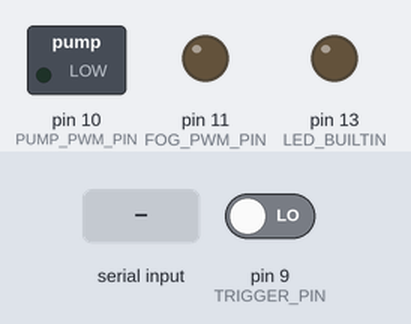
Simulated run of this sketch. Board: Arduino Uno, built with avr-gcc and run on an emulated ATmega328P. Parts: switched loads named in the sketch (green lamp = pin HIGH), output pins drawn as LEDs (lit = HIGH). The test bench sets the inputs (shaded band); at power-on: pin 9 (TRIGGER_PIN) LOW. EEPROM starts erased; what the sketch prints to the serial monitor is not drawn.

Above: at 2.1 s.
2.2 s: pin 9 (TRIGGER_PIN) driven HIGH
At 3.1 s:
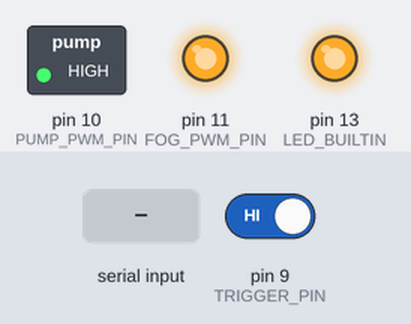
3.7 s: "p90\n" received over Serial
At 4.4 s:
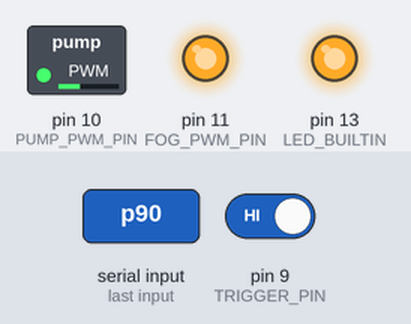
5.2 s: "d\n" received over Serial
At 6.0 s:
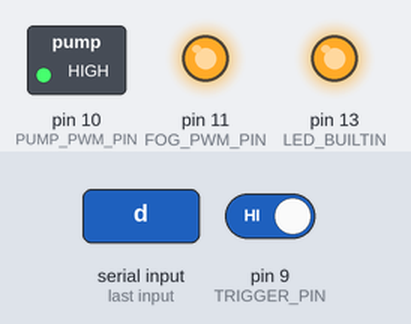
6.7 s: "f90\n" received over Serial
At 7.9 s:
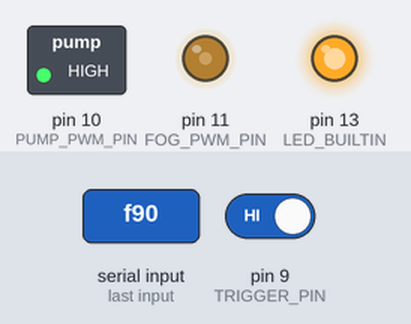
8.2 s: "p,45\n" received over Serial
At 9.1 s:
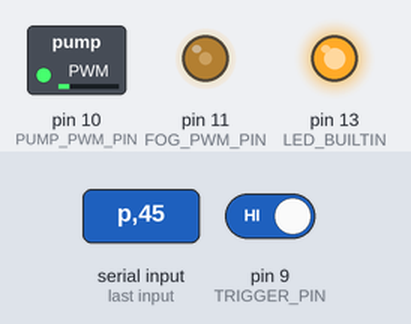
9.7 s: "D\n" received over Serial
At 10.6 s:
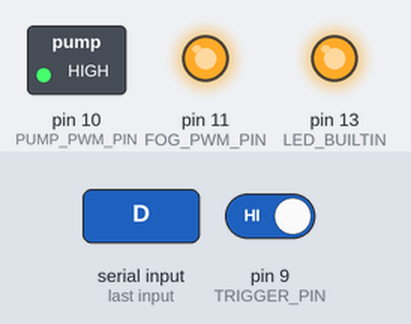
Timing chart, 0 to 18.6 s (numbered marks = the images above; inputs shaded):
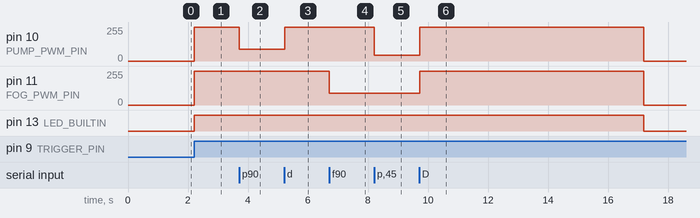

Measured:
- after the input at 2.2 s, pin 10 (PUMP_PWM_PIN), pin 11 (FOG_PWM_PIN): 0/255 → 255/255 at once; pin 13 (LED_BUILTIN): LOW → HIGH at once
- after the input at 3.7 s, pin 10 (PUMP_PWM_PIN): 255/255 → 90/255 at once
- after the input at 5.2 s, pin 10 (PUMP_PWM_PIN): 90/255 → 255/255 at once
- after the input at 6.7 s, pin 11 (FOG_PWM_PIN): 255/255 → 90/255 at once
- after the input at 8.2 s, pin 10 (PUMP_PWM_PIN): 255/255 → 45/255 at once
- after the input at 9.7 s, pin 10 (PUMP_PWM_PIN): 45/255 → 255/255 at once, → 0/255 7.5 s later; pin 11 (FOG_PWM_PIN): 90/255 → 255/255 at once, → 0/255 7.5 s later

The sketch:

fog_controler.ino
```cpp
/*
  Fog Controller

  This program provides control logic for the fogger. Most importantly this keeps the figger from
  running too long and overheating. It also uses the built in eeprom to save setting for pump rate,
  fog rate, max on time, min cooldown time. These settings can be adjusted via serial.

*/
#include <EEPROM.h>

//Pin settings (note Pump and Fog pins PWM enabled pins!)
#define PUMP_PWM_PIN    10
#define FOG_PWM_PIN     11
#define TRIGGER_PIN     9

//Default level and timing settings
#define DEFAULT_PUMP    255
#define MIN_PUMP        0
#define MAX_PUMP        255

#define DEFAULT_FOG     255
#define MIN_FOG         0
#define MAX_FOG         255

#define DEFAULT_RUN     15
#define MIN_RUN         0
#define MAX_RUN         255

#define DEFAULT_COOL    60
#define MIN_COOL        0
#define MAX_COOL        255

//EEPROM memory mapping
#define EEPROM_INIT_CHECK_ADDRESS 0x00
#define EEPROM_PUMP_ADDRESS       0x01
#define EEPROM_FOG_ADDRESS        0x02
#define EEPROM_RUN_ADDRESS        0x03
#define EEPROM_COOL_ADDRESS       0x04
#define EEPROM_INIT_CHECK_VALUE   0xAA

//Fogger state machine states
#define FOG_OFF       0x01
#define FOG_RUNNING   0x02
#define FOG_COOLDOWN  0x03


//Global variables
//Holds current system setting
int g_pump_speed = 0;
int g_fog_speed = 0;
int g_run_time = 0;
int g_cool_time = 0;

//Timer variables
volatile unsigned long g_timer_current_time = 0;
volatile unsigned long g_timer_previous_mark = 0;
volatile unsigned long g_fog_running_timer = 0;
volatile unsigned long g_fog_cooldown_timer = 0;

//Used to track UART triggering mode
volatile bool g_manual_trigger = 0;

//Fogger state machine variable
volatile int g_fogger_state = FOG_OFF;

//Function Prototypes
void print_instructions(void);
void print_default_settings(void);
void print_current_settings(void);
void eeprom_init_check(void);
void reset_defaults(void);
void service_serial(void);
void service_pwm(void);
void service_timers(void);

//Setup Routine, runs once on startup
void setup() {
  // initialize serial communication at 9600 bits per second:
  Serial.begin(9600);

  //Set pin modes and initial states
  pinMode(LED_BUILTIN, OUTPUT);
  digitalWrite(LED_BUILTIN, LOW);

  pinMode(PUMP_PWM_PIN, OUTPUT);
  pinMode(FOG_PWM_PIN, OUTPUT);
  pinMode(TRIGGER_PIN, INPUT);

  //Run EEPROM memory initialization
  eeprom_init_check();

  //Print welcome message to UART
  print_instructions();
}

// the loop routine runs over and over again forever:
void loop() {
  //Manage timers
  service_timers();

  //Check for serial communication
  service_serial();

  //check for trigger and set PWM's
  service_pwm();
}


// Decrements system timers
void service_timers(void)
{
  unsigned long delta = 0;
  //Update current time
  g_timer_current_time = millis();

  //Check for wrap-around of time (happends about every 49.7 days)
  if(g_timer_previous_mark < g_timer_current_time)
  {
    //timer has not rolled over, simply subtract times
    delta = g_timer_current_time - g_timer_previous_mark;
  }
  else
  {
    //timer has rolled over, calculate delta past rollover point
    delta = (4294967295 - g_timer_previous_mark) + g_timer_current_time;
  }

  //Replace last saved time with current time
  g_timer_previous_mark = g_timer_current_time;

  /* Proccess each countdown timer */
  if(g_fog_running_timer > delta)
  {
    g_fog_running_timer = g_fog_running_timer - delta;
  }
  else
  {
    g_fog_running_timer = 0;
  }

  if(g_fog_cooldown_timer > delta)
  {
    g_fog_cooldown_timer = g_fog_cooldown_timer - delta;
  }
  else
  {
    g_fog_cooldown_timer = 0;
  }

}


//Run state machine that controls the foger output levels
void service_pwm(void)
{
  switch(g_fogger_state)
  {
    case FOG_OFF:
      //If either triggered by UART or a HIGH on trigger pin, run
      if((g_manual_trigger == true) ||
         (digitalRead(TRIGGER_PIN) == HIGH))
         {
            //Set the run time
            reset_run_timer();

            //Reset trigger variable for uart
            g_manual_trigger = false;

            //Print state message to UART
            Serial.println("Fogger Triggered");

            //Transititon to next state
            g_fogger_state = FOG_RUNNING;
         }
    break;

    case FOG_RUNNING:
      if(g_fog_running_timer > 0)
      {
        //While running, continually update PWM and pin states
        analogWrite(FOG_PWM_PIN, (g_fog_speed));
        analogWrite(PUMP_PWM_PIN, (g_pump_speed));
        digitalWrite(LED_BUILTIN, HIGH);
      }
      else
      {
        //If the timer is up, shut everything off
        analogWrite(FOG_PWM_PIN, 0);
        analogWrite(PUMP_PWM_PIN, 0);
        digitalWrite(LED_BUILTIN, LOW);

        //Reset cooldown timer
        reset_cool_timer();

        //Print state message to UART
        Serial.println("Fogger entering cooldown");

        //Transiiton to next state
        g_fogger_state = FOG_COOLDOWN;
      }

    break;

    case FOG_COOLDOWN:
      //Wait here until cooldown timer has elapsed
      if(g_fog_cooldown_timer == 0)
      {
        //Print state message to UART
        Serial.println("Fogger reset and ready");

        //Transition to next state
        g_fogger_state = FOG_OFF;
      }
    break;

  }
}

//Helper function to reset run timer
void reset_run_timer(void)
{
    g_fog_running_timer = 1000 * g_run_time;
}

//Helper function to reset cooldown timer
void reset_cool_timer(void)
{
    g_fog_cooldown_timer = 1000 * g_cool_time;
}

//Manage serial interface and parse input commands
void service_serial(void)
{
  char temp_byte=0;
  int  temp_setting=0;
  // if there's any serial available, read it:
  while (Serial.available() > 0)
  {
    switch(Serial.read())
    {
      case 'p':
      case 'P':

        temp_setting = Serial.parseInt();
        if (Serial.read() == '\n')
        {
          Serial.print("Setting pump level to: ");
          temp_setting = constrain(temp_setting, MIN_PUMP, MAX_PUMP);
          Serial.println(temp_setting);

          //Set pump speed and record setting in EEPROM
          g_pump_speed = temp_setting;
          EEPROM.write(EEPROM_PUMP_ADDRESS, (char*)temp_setting);
        }
      break;

      case 'f':
      case 'F':

        temp_setting = Serial.parseInt();
        if (Serial.read() == '\n')
        {
          Serial.print("Setting fog level to: ");
          temp_setting = constrain(temp_setting, MIN_FOG, MAX_FOG);
          Serial.println(temp_setting);

          //Set fog level and record setting in EEPROM
          g_fog_speed = temp_setting;
          EEPROM.write(EEPROM_FOG_ADDRESS, (char*)temp_setting);
        }
      break;

      case 'r':
      case 'R':

        temp_setting = Serial.parseInt();
        if (Serial.read() == '\n')
        {
          Serial.print("Setting Max run time in seconds to: ");
          temp_setting = constrain(temp_setting, MIN_RUN, MAX_RUN);
          Serial.println(temp_setting);

          //Set max runtime and write to EEPROM
          g_run_time = temp_setting;
          EEPROM.write(EEPROM_RUN_ADDRESS, (char*)temp_setting);
        }
      break;

      case 'c':
      case 'C':

        temp_setting = Serial.parseInt();
        if (Serial.read() == '\n')
        {
          Serial.print("Setting Min cooldown time in seconds to: ");
          temp_setting = constrain(temp_setting, MIN_COOL, MAX_COOL);
          Serial.println(temp_setting);

          //Set min cooldown and write to EEPROM
          g_cool_time = temp_setting;
          EEPROM.write(EEPROM_COOL_ADDRESS, (char*)temp_setting);
        }
      break;

      case 'd':
      case 'D':
        delay(1); //wait for next char to come in
        if (Serial.read() == '\n')
        {
          Serial.print("Resetting all settings to default");

          //Call helper function to reset all defaults in system
          //Also writes to EEPROM
          reset_defaults();
        }
      break;

      case 't':
      case 'T':
        delay(1); //wait for next char to come in
        if (Serial.read() == '\n')
        {
          Serial.println("Manually Triggering Fogger");

          //Set global to indicate to manually trigger fogger
          g_manual_trigger = true;
        }
      break;


      default:
          Serial.println("Unknown Command");
          print_instructions();

          delay(100);        // Wait for all the other chars to come in
          //Empty buffer
          while (Serial.available() > 0)
          {
            Serial.read();
          }
    }
  }
  delay(1);        // delay in between reads for stability
}

//Helper function to print the instructions
void print_instructions(void)
{
  Serial.println(" ");
  Serial.println("Instructions:");
  Serial.println("The first letter is the command");
  Serial.println("The numbers following the letter (if applicable) is the setting");
  Serial.println("For example p50 will set the pump to 50% duty");
  Serial.println("Warning, it's up to you to make sure you supply adiquate air");
  Serial.println("for the fog level. You also need to make sure you don't run ");
  Serial.println("the fogger too long or you can cause a hazardus condition. ");
  Serial.println("Make sure you allow enough cooldown time also.");
  print_pin_config();
  print_default_settings();
  print_current_settings();
  Serial.println("---------------------------------------------------------------");
  Serial.print("P### - Set pump speed %     (range "); Serial.print(MIN_PUMP); Serial.print("-"); Serial.print(MAX_PUMP); Serial.println(")");
  Serial.print("F### - Set fog level %      (range "); Serial.print(MIN_FOG); Serial.print("-"); Serial.print(MAX_FOG); Serial.println(")");
  Serial.print("R### - Max Run Time Seconds (range "); Serial.print(MIN_RUN); Serial.print("-"); Serial.print(MAX_RUN); Serial.println(")");
  Serial.print("C### - Set Cooldown time    (range "); Serial.print(MIN_COOL); Serial.print("-"); Serial.print(MAX_COOL); Serial.println(")");
  Serial.println("D    - Reset all to default");
  Serial.println("T    - Manually Trigger Fogger");

}

//Helper function to print the pin configuration
void print_pin_config(void)
{
  Serial.print("Fogger control pin is : ");
  Serial.println(FOG_PWM_PIN);

  Serial.print("Pump control pin is : ");
  Serial.println(PUMP_PWM_PIN);

  Serial.print("Trigger pin is : ");
  Serial.println(TRIGGER_PIN);
}

//Helper function to print the default settings
void print_default_settings(void)
{
  Serial.println(" ");
  Serial.println("Default Settings:");
  Serial.print("Pump % = ");
  Serial.println(DEFAULT_PUMP);
  Serial.print("Fog % = ");
  Serial.println(DEFAULT_FOG);
  Serial.print("Run time [s] = ");
  Serial.println(DEFAULT_RUN);
  Serial.print("Cooldown time [s] = ");
  Serial.println(DEFAULT_COOL);
}

//Helper function to print the current settings
void print_current_settings(void)
{
  Serial.println(" ");
  Serial.println("Current Settings:");
  Serial.print("Pump % = ");
  Serial.println(g_pump_speed);
  Serial.print("Fog % = ");
  Serial.println(g_fog_speed);
  Serial.print("Run time [s] = ");
  Serial.println(g_run_time);
  Serial.print("Cooldown time [s] = ");
  Serial.println(g_cool_time);
}

//Checks the EEPROM to see if it has valid data in it
//If so it populates the system with the saved settings
//If not it uses system defaults and writes them to EEPROM
void eeprom_init_check(void)
{
  char init_byte = EEPROM.read(EEPROM_INIT_CHECK_ADDRESS);

  if(EEPROM.read(EEPROM_INIT_CHECK_ADDRESS) == EEPROM_INIT_CHECK_VALUE)
  {
    Serial.println("Saved State Found, populating settings");
    //Should be initalized, populate globals
    g_pump_speed = constrain(EEPROM.read(EEPROM_PUMP_ADDRESS), MIN_PUMP, MAX_PUMP);
    g_fog_speed = constrain(EEPROM.read(EEPROM_FOG_ADDRESS), MIN_FOG, MAX_FOG);
    g_run_time = constrain(EEPROM.read(EEPROM_RUN_ADDRESS), MIN_RUN, MAX_RUN);
    g_cool_time = constrain(EEPROM.read(EEPROM_COOL_ADDRESS), MIN_COOL, MAX_COOL);
  }
  else
  {
    //EEPROM not initalized, populate and save defaults
    Serial.println("Saved State Not Found, populating defaults");

    reset_defaults();
  }
}

//Helper function to set the system values to defaults
void reset_defaults(void)
{
    g_pump_speed = DEFAULT_PUMP;
    EEPROM.write(EEPROM_PUMP_ADDRESS, DEFAULT_PUMP);

    g_fog_speed = DEFAULT_FOG;
    EEPROM.write(EEPROM_FOG_ADDRESS, DEFAULT_FOG);

    g_run_time = DEFAULT_RUN;
    EEPROM.write(EEPROM_RUN_ADDRESS, DEFAULT_RUN);

    g_cool_time = DEFAULT_COOL;
    EEPROM.write(EEPROM_COOL_ADDRESS, DEFAULT_COOL);

    EEPROM.write(EEPROM_INIT_CHECK_ADDRESS, EEPROM_INIT_CHECK_VALUE);
}
```
